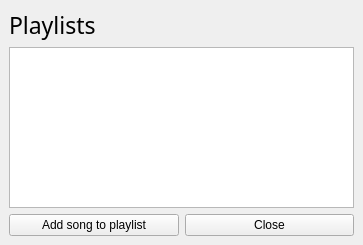
<?xml version="1.0" encoding="UTF-8"?>
<ui version="4.0">
 <class>Audioplayer</class>
 <widget class="QMainWindow" name="Audioplayer">
  <property name="geometry">
   <rect>
    <x>0</x>
    <y>0</y>
    <width>363</width>
    <height>245</height>
   </rect>
  </property>
  <property name="windowTitle">
   <string>MainWindow</string>
  </property>
  <widget class="QWidget" name="centralwidget">
   <layout class="QGridLayout" name="gridLayout_2">
    <item row="0" column="0">
     <layout class="QGridLayout" name="gridLayout">
      <item row="1" column="0">
       <widget class="QListWidget" name="Playlist_names"/>
      </item>
      <item row="2" column="0">
       <layout class="QHBoxLayout" name="horizontalLayout_2">
        <item>
         <widget class="QPushButton" name="Add_song_to_playlist">
          <property name="text">
           <string>Add song to playlist</string>
          </property>
         </widget>
        </item>
        <item>
         <widget class="QPushButton" name="close_btn">
          <property name="text">
           <string>Close</string>
          </property>
         </widget>
        </item>
       </layout>
      </item>
      <item row="0" column="0">
       <widget class="QLabel" name="label">
        <property name="font">
         <font>
          <family>Miriam</family>
          <pointsize>17</pointsize>
         </font>
        </property>
        <property name="text">
         <string>Playlists</string>
        </property>
       </widget>
      </item>
     </layout>
    </item>
   </layout>
  </widget>
 </widget>
 <resources/>
 <connections/>
</ui>
